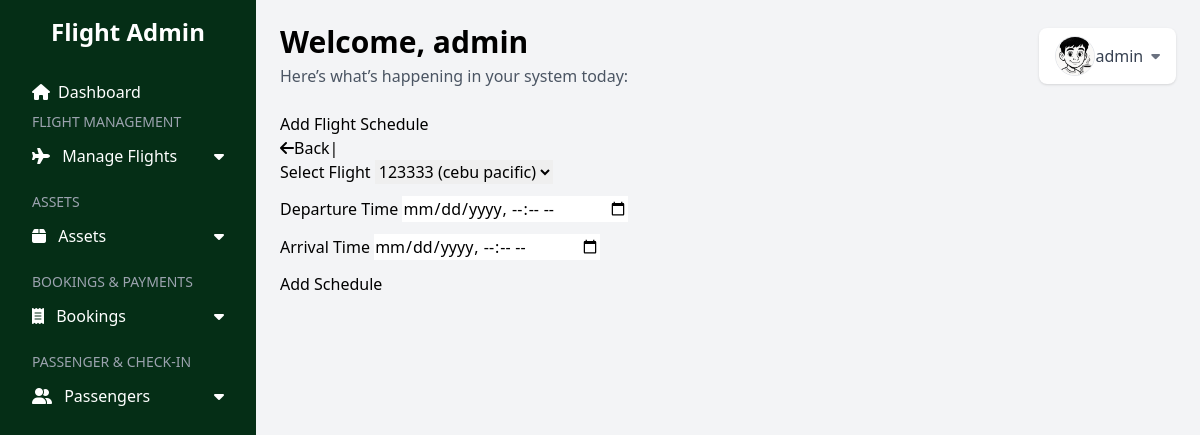
/flight_schedules/add (signed in), run on the app's committed database.
### web/models.py (models this page shows)
class User(db.Model, UserMixin):
    id = db.Column(db.Integer, primary_key=True)
    username = db.Column(db.String(225), unique=True, nullable=False)
    password = db.Column(db.String(225), nullable=False)
    profile_image = db.Column(db.String(255), nullable=True, default='default.png')  # default image

### web/views.py (the view, shortened to what this page needs)
@views.route('/flight_schedules/add', methods=['GET', 'POST'])
@login_required
def add_flight_schedule():
    flights = Flight.query.all()
    return render_template('flight_schedules/add_schedule.html', flights=flights)

### web/__init__.py (called while the page is built)
def create_app():
    app = Flask(__name__)
    app.config['SECRET_KEY'] = "secret_key"
    app.config['SQLALCHEMY_DATABASE_URI'] = f'sqlite:///{DB_NAME}'
    db.init_app(app)
    from .views import views
    from .auth import auth
    app.register_blueprint(views, url_prefix="/")
    app.register_blueprint(auth, url_prefix="/")
    from .models import User
    create_database(app)
    login_manager = LoginManager()
    login_manager.login_view = 'auth.login'
    login_manager.init_app(app)
    @login_manager.user_loader
    def load_user(id):
        return User.query.get(int(id))
    return app

### web/templates/flight_schedules/add_schedule.html
{% extends 'base.html' %}
{% block content %}
<div class="container">
    <h2>Add Flight Schedule</h2>
     <a class="btn btn-secondary" href="{{ url_for('views.flight_schedules') }}"><i class="fas fa-arrow-left"></i>Back|</a>
    <form method="POST">
        <div class="mb-3">
            <label>Select Flight</label>
            <select name="flight_id" class="form-control" required>
                {% for flight in flights %}
                    <option value="{{ flight.id }}">{{ flight.flight_number }} ({{ flight.airline.name }})</option>
                {% endfor %}
            </select>
        </div>
        <div class="mb-3">
            <label>Departure Time</label>
            <input type="datetime-local" name="departure_time" class="form-control" required>
        </div>
        <div class="mb-3">
            <label>Arrival Time</label>
            <input type="datetime-local" name="arrival_time" class="form-control" required>
        </div>
        <button type="submit" class="btn btn-primary">Add Schedule</button>
    </form>
</div>
{% endblock %}

### web/templates/base.html (shortened to what this page needs)
<!DOCTYPE html>
<html lang="en">
<head>
  <script src="https://cdn.tailwindcss.com"></script>
  <link href="https://cdnjs.cloudflare.com/ajax/libs/font-awesome/6.4.0/css/all.min.css" rel="stylesheet">
</head>
<body class="h-screen bg-gray-100 flex">
  <nav class="w-64 bg-green-950 text-white flex flex-col p-4 fixed h-full overflow-y-auto">
    <h4 class="text-center text-2xl font-bold mb-6">Flight Admin</h4>
    <a href="{{ url_for('views.dashboard') }}" class="flex justify-between items-center py-2 px-4 hover:bg-gray-700 rounded">
      <span class="flex items-center">
        <i class="fas fa-home mr-2"></i> Dashboard
      </span>
    </a>
    <div class="text-sm uppercase text-gray-400 px-4 mb-1">Flight Management</div>
    <button class="w-full text-left px-4 py-2 hover:bg-gray-700 flex justify-between items-center" onclick="toggleMenu('flightMgmt')">
      <span><i class="fas fa-plane mr-2"></i> Manage Flights</span><i class="fas fa-caret-down"></i>
    </button>
    <div class="text-sm uppercase text-gray-400 px-4 mt-4 mb-1">Assets</div>
    <button class="w-full text-left px-4 py-2 hover:bg-gray-700 flex justify-between items-center" onclick="toggleMenu('assets')">
      <span><i class="fas fa-box mr-2"></i> Assets</span><i class="fas fa-caret-down"></i>
    </button>
    <div class="text-sm uppercase text-gray-400 px-4 mt-4 mb-1">Bookings & Payments</div>
    <button class="w-full text-left px-4 py-2 hover:bg-gray-700 flex justify-between items-center" onclick="toggleMenu('bookings')">
      <span><i class="fas fa-receipt mr-2"></i> Bookings</span><i class="fas fa-caret-down"></i>
    </button>
    <div class="text-sm uppercase text-gray-400 px-4 mt-4 mb-1">Passenger & Check-In</div>
    <button class="w-full text-left px-4 py-2 hover:bg-gray-700 flex justify-between items-center" onclick="toggleMenu('passenger')">
      <span><i class="fas fa-user-friends mr-2"></i> Passengers</span><i class="fas fa-caret-down"></i>
    </button>
  </nav>
  <main class="ml-64 p-6 w-full overflow-y-auto">
    <div class="mb-6 flex justify-between items-center">
      <div>
        <h1 class="text-3xl font-bold mb-1">Welcome, {{ current_user.username }}</h1>
        <p class="text-gray-600">Here’s what’s happening in your system today:</p>
      </div>
      <div class="relative">
        <button onclick="toggleMenu('profileMenu')" class="flex items-center bg-white px-4 py-2 rounded-lg shadow hover:shadow-md transition">
          <img src="{{ url_for('static', filename='uploads/' + current_user.profile_image) }}"
            class="w-10 h-10 rounded-full object-cover border" alt="Profile Image">
          <span class="text-gray-700 font-medium">{{ current_user.username }}</span>
          <i class="fas fa-caret-down ml-2 text-sm text-gray-500"></i>
        </button>
      </div>
    </div>
    {% block content %}
    {% endblock %}
  </main>
</body>
</html>

### data on the page
User: username "admin", profile_image (picture)

### other printed values
form field flight_id "123333 (cebu pacific)"
